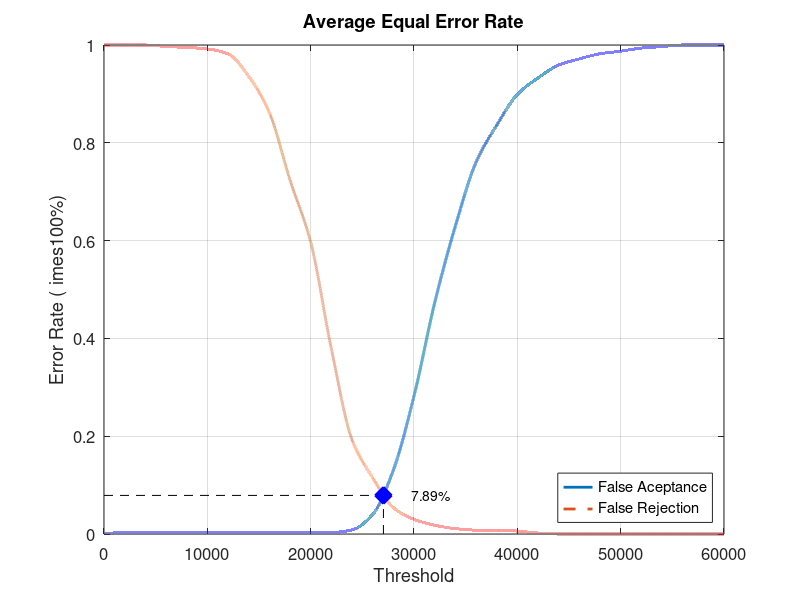
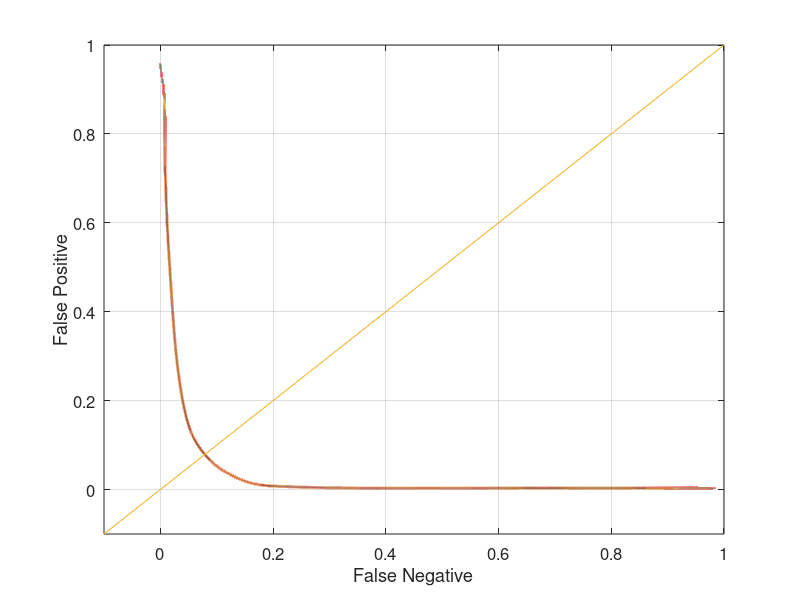

The MATLAB script that drew these images, in order:
close all;
clear;
clc;
x = 0:2000:60000;
xq = 0:0.5:60000;

y0 = [0 0.0031579 0.0031579 0.0031579 0.0031579 0.0031579 0.0031579 0.0031579 0.0031579 0.0031579 0.0031579 0.0031579 0.00842105 0.04 0.130526 0.282105 0.472632 0.629474 0.76 0.83579 0.898947 0.932632 0.958947 0.971579 0.982105 0.987368 0.993684 0.996842 1 1 1]
yy0 = interp1(x, y0, xq, 'pchip');
y1 = [1 1 1 0.997 0.995 0.992 0.982 0.936 0.862 0.724 0.597 0.379 0.193 0.115 0.054 0.03 0.018 0.011 0.008 0.008 0.006 0.002 0 0 0 0 0 0 0 0 0]
yy1 = interp1(x, y1, xq, 'pchip');

% Calculating EER: 
y2 = abs(y0 - y1);
find(y2 == min(y2))
yy2 = abs(yy0 - yy1);
xEER = find(yy2 == min(yy2));
xEERIndex = xq(xEER) % X-axis EER
yEER = yy0(xEER) % Y-axis EER

main = figure
plot(xq, yy0,'-','LineWidth', 2);	hold on
plot(xq, yy1,'--','LineWidth', 2);	hold on
plot([xEERIndex xEERIndex], [0 yEER], 'k--');	hold on
plot([0 xEERIndex], [yEER yEER], 'k--');	hold on
plot(xEERIndex, yEER, 'bx', 'LineWidth', 10);	hold on
text(xEERIndex + 10 * xEERIndex / 100, yEER, [num2str(round((10000 * yEER)) / 100) '%'])
legend('False Aceptance', 'False Rejection', 'Location', 'SouthEast')
xlabel('Threshold')
ylabel('Error Rate (	imes100%)')
title('Average Equal Error Rate')
set(gca, 'FontSize', 12)
axis([0 60000 0 1])
grid on

print(main, 'Database1AverageMain', '-dpng');
FNRxFPR = figure('Color', [1 1 1]);
plot(yy1, yy0, '-', yy1, yy0, 'LineWidth', 2);
hold on
y = -0.1:0.1:1
plot(y, y); 
set(gca, 'FontSize', 12)
xlabel('False Negative')
ylabel('False Positive')
axis([-0.1 1 -0.1 1])
set(gca, 'FontSize', 12)
grid on

print(FNRxFPR, 'Database1AverageFNRxFPR','-dpng');
